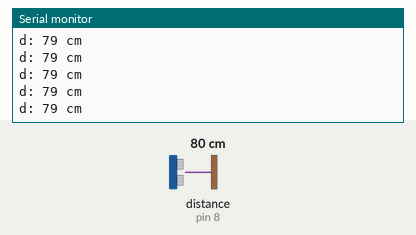
This program was run on a simulated Arduino Uno, built with avr-gcc and run on an emulated ATmega328P. On the bench: the last lines printed to the serial monitor. Wiring (inferred from the names in the program): ultrasonic range finder: trigger pin 5; echo pin 8. The test bench sets the inputs (shaded band); at power-on: distance to the obstacle (sensor on pin 8) 80 cm. The echo pulse lasts 58.3 µs per cm.

Above: at 1.2 s.
1.3 s: distance to the obstacle (sensor on pin 8) set to 2 cm
At 2.1 s:
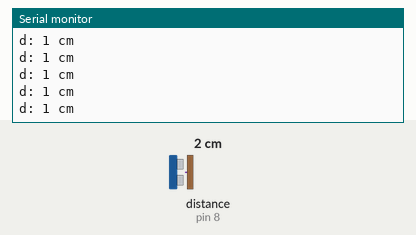
2.8 s: distance to the obstacle (sensor on pin 8) set to 4 cm
At 3.7 s:
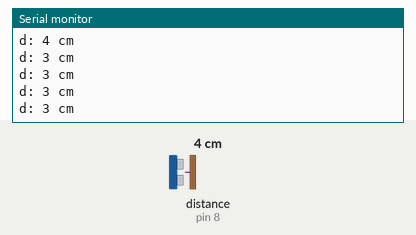
Timing chart, 0 to 5.8 s (numbered marks = the images above; inputs shaded):
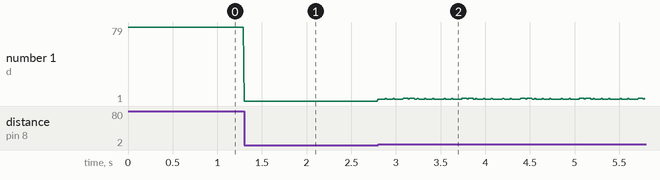

The program:

main.cpp
```cpp
/*AVR-LV
dejan.rakijasic@gmail.com

 Mjerenje udaljenosti pomoću HC-SR04 - ultrazvučnnog senzora
 trigger - PD5 - Arduino pin5
 cho - PB0 - Arduino pin8

 */
#include <Arduino.h>
volatile unsigned int a, b, high;
volatile int brid = 1;
void setup()
{
  Serial.begin(115200);
  DDRB &= ~(1 << PB0); // PB0/pin 8 - ICP pin - ULAZ - ECHO
  PORTB |= (1 << PB0); // aktiviran pull-up na PB0/pin8 - ICP pin - HC04 ECHO
  DDRD |= (1 << PD5);  // PD5(pin5) - IZLAZ - HC04 TRIGGER

  // definiramo Timer1 za hvatanje signala (Input Capture) na ICP pinu
  // ali i za komparacijski mod (CTC MOD4) zbog slanja impulsa senzoru svakih 70ms
  TCCR1A = 0;
  TCNT1 = 0;
  TCCR1B = B01001100; // RASTUĆI(rising) brid, (PRESCALER = 256)
  TIMSK1 = B00100010;
  OCR1A = 892; // TOP vrijednost za CTC mod4
  sei();
}

// svakih približno 70ms šaljemo trigger pin senzoru (impuls trajanja 10us)
ISR(TIMER1_COMPA_vect)
{
  digitalWrite(5, HIGH);
  delayMicroseconds(10);
  digitalWrite(5, LOW);
}

ISR(TIMER1_CAPT_vect)
{
  switch (brid)
  {
  case 1:                    // rastući brid
    a = ICR1;                // 1. spremamo vrijednost za RASTUĆI brid
    TIFR1 = (1 << ICF1);     // brisanje ICP bita (Input Capture flag)
    TCCR1B &= ~(1 << ICES1); // postavljamo sljedeći padajući brid
    brid = 2;
    break;
  case 2:                   // padajući brid
    b = ICR1;               // 2. spremamo vrijednost za PADAJUĆI brid
    TIFR1 = (1 << ICF1);    // brisanje ICP bita (Input Capture flag)
    TCCR1B |= (1 << ICES1); // postavljamo sljedeći rastući brid

    if ((a < b)) // provjeravamo očitane vrijednosti da bi izbjegli preliv (overflow)
    {
      high = b - a;
      // 16 ide zbog djelitelja (prescaler(256) = 62500, pa je onda 16*62500Hz = 1 MHz)
      // brzina zvuka 343 m/s
      // dobijemo udaljenost u MILIMETRIMA
      //  :2 jer se zvučni val prijeđe dupli put - do prepreke i nazad
      long d = (16 * high * (0.343) / 2) / 10;

      // ispis vrijednosti
      Serial.print("d: ");
      Serial.print(d);
      Serial.println(" cm");
    }
    else
    {
      Serial.println("Izvan opsega!!");
    }
    brid = 1;
    break;
  }
}

void loop()
{
}
```

Measured:
- after the input at 1.3 s, the serial monitor: prints a new line at once (image 1)
- after the input at 2.8 s, the serial monitor: prints a new line at once (image 2)
- plotted number 1: 79 → 1 after the input at 1.3 s, 1 → 3 after the input at 2.8 s
